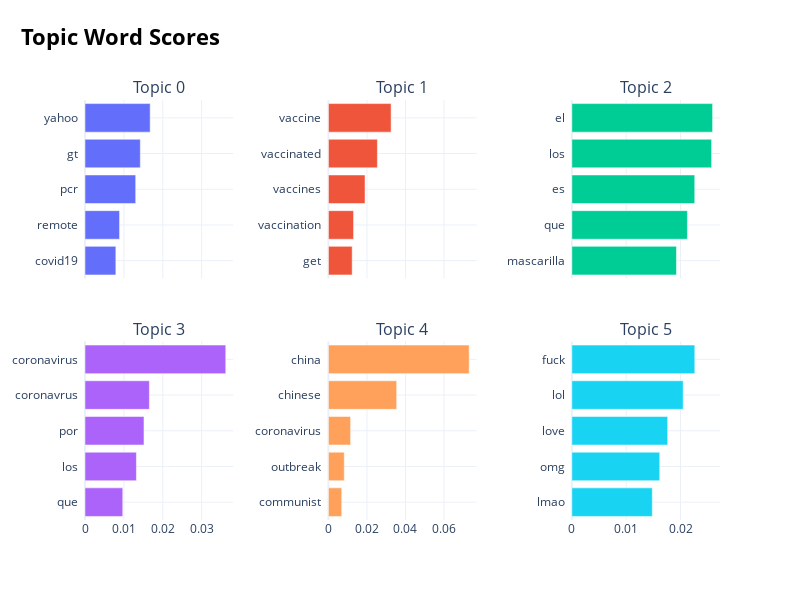

This figure's notebook cell:
### Code cell
model.visualize_barchart()

### Figure 1 — Plotly figure (JSON) as saved in the notebook; plotly's stock layout.template omitted (floating-point values rounded to 4 significant figures)
{"data": [{"orientation": "h", "type": "bar", "x": [0.007935, 0.008888, 0.01304, 0.01422, 0.01676], "xaxis": "x", "y": ["covid19  ", "remote  ", "pcr  ", "gt  ", "yahoo  "], "yaxis": "y"}, {"orientation": "h", "type": "bar", "x": [0.01233, 0.01306, 0.01902, 0.02543, 0.03254], "xaxis": "x2", "y": ["get  ", "vaccination  ", "vaccines  ", "vaccinated  ", "vaccine  "], "yaxis": "y2"}, {"orientation": "h", "type": "bar", "x": [0.01926, 0.02127, 0.02262, 0.02571, 0.0259], "xaxis": "x3", "y": ["mascarilla  ", "que  ", "es  ", "los  ", "el  "], "yaxis": "y3"}, {"orientation": "h", "type": "bar", "x": [0.00971, 0.01322, 0.01517, 0.01655, 0.0362], "xaxis": "x4", "y": ["que  ", "los  ", "por  ", "coronavrus  ", "coronavirus  "], "yaxis": "y4"}, {"orientation": "h", "type": "bar", "x": [0.006925, 0.008237, 0.01151, 0.03542, 0.07306], "xaxis": "x5", "y": ["communist  ", "outbreak  ", "coronavirus  ", "chinese  ", "china  "], "yaxis": "y5"}, {"orientation": "h", "type": "bar", "x": [0.01481, 0.01617, 0.01764, 0.02049, 0.02263], "xaxis": "x6", "y": ["lmao  ", "omg  ", "love  ", "lol  ", "fuck  "], "yaxis": "y6"}], "layout": {"annotations": [{"font": {"size": 16}, "showarrow": false, "text": "Topic 0", "x": 0.1167, "xanchor": "center", "xref": "paper", "y": 1, "yanchor": "bottom", "yref": "paper"}, {"font": {"size": 16}, "showarrow": false, "text": "Topic 1", "x": 0.5, "xanchor": "center", "xref": "paper", "y": 1, "yanchor": "bottom", "yref": "paper"}, {"font": {"size": 16}, "showarrow": false, "text": "Topic 2", "x": 0.8833, "xanchor": "center", "xref": "paper", "y": 1, "yanchor": "bottom", "yref": "paper"}, {"font": {"size": 16}, "showarrow": false, "text": "Topic 3", "x": 0.1167, "xanchor": "center", "xref": "paper", "y": 0.425, "yanchor": "bottom", "yref": "paper"}, {"font": {"size": 16}, "showarrow": false, "text": "Topic 4", "x": 0.5, "xanchor": "center", "xref": "paper", "y": 0.425, "yanchor": "bottom", "yref": "paper"}, {"font": {"size": 16}, "showarrow": false, "text": "Topic 5", "x": 0.8833, "xanchor": "center", "xref": "paper", "y": 0.425, "yanchor": "bottom", "yref": "paper"}], "height": 600, "hoverlabel": {"bgcolor": "white", "font": {"family": "Rockwell", "size": 16}}, "showlegend": false, "title": {"font": {"color": "Black", "size": 22}, "text": "<b>Topic Word Scores", "x": 0.15, "xanchor": "center", "y": 0.95, "yanchor": "top"}, "width": 800, "xaxis": {"anchor": "y", "domain": [0, 0.2333], "matches": "x4", "showgrid": true, "showticklabels": false}, "xaxis2": {"anchor": "y2", "domain": [0.3833, 0.6167], "matches": "x5", "showgrid": true, "showticklabels": false}, "xaxis3": {"anchor": "y3", "domain": [0.7667, 1.0], "matches": "x6", "showgrid": true, "showticklabels": false}, "xaxis4": {"anchor": "y4", "domain": [0, 0.2333], "showgrid": true}, "xaxis5": {"anchor": "y5", "domain": [0.3833, 0.6167], "showgrid": true}, "xaxis6": {"anchor": "y6", "domain": [0.7667, 1.0], "showgrid": true}, "yaxis": {"anchor": "x", "domain": [0.575, 1], "showgrid": true}, "yaxis2": {"anchor": "x2", "domain": [0.575, 1], "showgrid": true}, "yaxis3": {"anchor": "x3", "domain": [0.575, 1], "showgrid": true}, "yaxis4": {"anchor": "x4", "domain": [0, 0.425], "showgrid": true}, "yaxis5": {"anchor": "x5", "domain": [0, 0.425], "showgrid": true}, "yaxis6": {"anchor": "x6", "domain": [0, 0.425], "showgrid": true}}}
